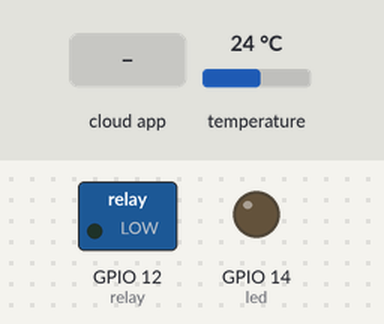
A program run on a simulated ESP8266 (NodeMCU). Shown: switched loads named in the program (green lamp = pin HIGH), output pins drawn as LEDs (lit = HIGH). Inputs (shaded band) come from the test bench; at power-on: temperature 24 °C. WiFi joins after 1.5 s; servers stay silent unless stated; the Firebase database answers and starts empty; what the program prints to the serial monitor is not drawn.

Above: at 2.9 s.
3.0 s: the phone or cloud app sets switch to 1
At 3.28 s:
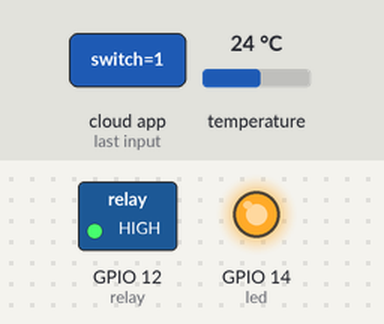
Timing chart, 0 to 6.0 s (numbered marks = the images above; inputs shaded):
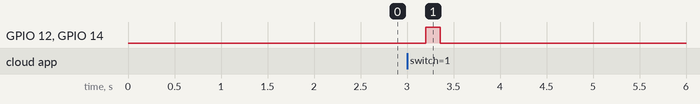

Measured:
- after the input at 3.0 s, GPIO 12 (relay), GPIO 14 (led): LOW → HIGH after 0.20 s, → LOW 0.15 s later

The program:

main.cpp
```cpp
#include <Arduino.h>
#if defined(ESP32)
#include <WiFi.h>
#elif defined(ESP8266)
#include <ESP8266WiFi.h>
#endif
#include <Firebase_ESP_Client.h>
#include <OneWire.h>
#include <DallasTemperature.h>

// Provide the token generation process info.
#include "addons/TokenHelper.h"
// Provide the RTDB payload printing info and other helper functions.
#include "addons/RTDBHelper.h"

// Insert your network credentials
#define WIFI_SSID "WIFI_SSID"
#define WIFI_PASSWORD "WIFI_PASSWORD"

// Insert Authorized Username and Corresponding Password
#define USER_EMAIL "USER_EMAIL"
#define USER_PASSWORD "USER_PASSWORD"

// Insert Firebase project API Key
#define API_KEY "API_KEY"

// Insert RTDB URLefine the RTDB URL */
#define DATABASE_URL "DATABASE_URL"

// Define Firebase objects
FirebaseData stream;
FirebaseAuth auth;
FirebaseConfig config;
// Define Firebase Data object
FirebaseData fbdo;
unsigned long myTimer1, myTimer2;

// Variables to save database paths
String listenerPath = "heating/switch";

// Declare outputs
const int relay = 12;
const int led = 14;

#define ONE_WIRE_BUS 0
OneWire oneWire(ONE_WIRE_BUS);
DallasTemperature sensors(&oneWire);

float temperature = 0;
float requiredTemperature = 0;
bool GLOBAL_ON = false;
bool IS_PAUSED = false;
bool FIRST_WIFI_CONNECTION = false;

void setTemperature()
{
  float tmp = 85.0;
  do
  {
    sensors.requestTemperatures();
    tmp = sensors.getTempCByIndex(0);
    Serial.print(": ");
    Serial.println(temperature);
  } while (tmp == 85.0 || tmp == (-127.0));

  temperature = tmp;

  if (Firebase.RTDB.setFloat(&fbdo, "temperature", temperature))
  {
    Serial.println("PASSED");
    Serial.println("PATH: " + fbdo.dataPath());
    Serial.println("TYPE: " + fbdo.dataType());
  }
  else
  {
    Serial.println("FAILED");
    Serial.println("REASON: " + fbdo.errorReason());
  }
}

void setReadyStatus(bool status)
{

  if (Firebase.RTDB.setBool(&fbdo, "redyStatus", status))
  {
    Serial.println("PASSED");
    Serial.println("PATH: " + fbdo.dataPath());
    Serial.println("TYPE: " + fbdo.dataType());
  }
  else
  {
    Serial.println("FAILED");
    Serial.println("REASON: " + fbdo.errorReason());
  }
}

void readRequiredTemp()
{
  if (Firebase.RTDB.getInt(&fbdo, "heating/requiredTemperature"))
  {
    if (fbdo.dataType() == "int")
    {
      requiredTemperature = fbdo.intData();
      Serial.print("READ: ");
      Serial.println(requiredTemperature);
    }
  }
  else
  {
    Serial.println(fbdo.errorReason());
  }
}

void turnOnHeating(int state)
{

  if (state)
  {
    readRequiredTemp();
    GLOBAL_ON = true;
    digitalWrite(relay, 1);
    digitalWrite(led, 1);
  }
  else
  {
    GLOBAL_ON = false;
    IS_PAUSED = false;
    setReadyStatus(false);
    digitalWrite(relay, 0);
    digitalWrite(led, 0);
  }
}

// Callback function that runs on database changes
void streamCallback(FirebaseStream data)
{
  Serial.printf("stream path, %s\nevent path, %s\ndata type, %s\nevent type, %s\n\n",
                data.streamPath().c_str(),
                data.dataPath().c_str(),
                data.dataType().c_str(),
                data.eventType().c_str());
  printResult(data); // see addons/RTDBHelper.h
  Serial.println();

  // Get the path that triggered the function
  String streamPath = String(data.dataPath());

  // if the data returned is an integer, there was a change on the GPIO state on the following path /{gpio_number}
  if (data.dataTypeEnum() == fb_esp_rtdb_data_type_integer)
  {
    String mode = streamPath.substring(1);
    int state = data.intData();
    Serial.print("Mode: ");
    Serial.println(mode);
    Serial.print("STATE: ");
    Serial.println(state);
    turnOnHeating(state);
  }

  /* When it first runs, it is triggered on the root (/) path and returns a JSON with all keys
  and values of that path. So, we can get all values from the database and updated the GPIO states*/
  if (data.dataTypeEnum() == fb_esp_rtdb_data_type_json)
  {
    FirebaseJson json = data.to<FirebaseJson>();

    // To iterate all values in Json object
    size_t count = json.iteratorBegin();
    Serial.println("\n---------");
    for (size_t i = 0; i < count; i++)
    {
      FirebaseJson::IteratorValue value = json.valueAt(i);
      String mode = value.key;
      int state = value.value.toInt();
      Serial.print("STATE: ");
      Serial.println(state);
      Serial.print("MODE:");
      Serial.println(mode);
      turnOnHeating(state);
      Serial.printf("Name: %s, Value: %s, Type: %s\n", value.key.c_str(), value.value.c_str(), value.type == FirebaseJson::JSON_OBJECT ? "object" : "array");
    }
    Serial.println();
    json.iteratorEnd(); // required for free the used memory in iteration (node data collection)
  }

  // This is the size of stream payload received (current and max value)
  // Max payload size is the payload size under the stream path since the stream connected
  // and read once and will not update until stream reconnection takes place.
  // This max value will be zero as no payload received in case of ESP8266 which
  // BearSSL reserved Rx buffer size is less than the actual stream payload.
  Serial.printf("Received stream payload size: %d (Max. %d)\n\n", data.payloadLength(), data.maxPayloadLength());
}

void streamTimeoutCallback(bool timeout)
{
  if (timeout)
    Serial.println("stream timeout, resuming...\n");
  if (!stream.httpConnected())
    Serial.printf("error code: %d, reason: %s\n\n", stream.httpCode(), stream.errorReason().c_str());
}

void extraOff()
{
  digitalWrite(relay, 0);
  digitalWrite(led, 0);
  GLOBAL_ON = false;
  IS_PAUSED = false;
}

// Initialize WiFi
int WiFiCon()
{
  // Check if we have a WiFi connection, if we don't, connect.
  int xCnt = 0;

  if (WiFi.status() != WL_CONNECTED)
  {

    Serial.println();
    Serial.println();
    Serial.print("Connecting to ");
    Serial.println(WIFI_SSID);

    WiFi.mode(WIFI_STA);

    WiFi.begin(WIFI_SSID, WIFI_PASSWORD);

    while (WiFi.status() != WL_CONNECTED && xCnt < 50)
    {
      delay(500);
      Serial.print(".");
      xCnt++;
    }

    if (WiFi.status() != WL_CONNECTED)
    {
      Serial.println("WiFiCon=0");
      return 0; // never connected
    }
    else
    {
      Serial.println("WiFiCon=1");
      Serial.println("");
      Serial.println("WiFi connected");
      Serial.println("IP address: ");
      Serial.println(WiFi.localIP());
      FIRST_WIFI_CONNECTION = true;
      return 1; // 1 is initial connection
    }
  }
  else
  {
    Serial.println("WiFiCon=2");
    return 2; // 2 is already connected
  }
}

void setup()
{
  Serial.begin(115200);
  WiFiCon();
  sensors.begin();

  // Initialize Outputs
  pinMode(relay, OUTPUT);
  pinMode(led, OUTPUT);

  // Assign the api key (required)
  config.api_key = API_KEY;

  // Assign the user sign in credentials
  auth.user.email = USER_EMAIL;
  auth.user.password = USER_PASSWORD;

  // Assign the RTDB URL (required)
  config.database_url = DATABASE_URL;

  Firebase.reconnectWiFi(true);

  // Assign the callback function for the long running token generation task */
  config.token_status_callback = tokenStatusCallback; // see addons/TokenHelper.h

  // Assign the maximum retry of token generation
  config.max_token_generation_retry = 5;

  // Initialize the library with the Firebase authen and config
  Firebase.begin(&config, &auth);

  // Streaming (whenever data changes on a path)
  // Begin stream on a database path
  if (!Firebase.RTDB.beginStream(&stream, listenerPath.c_str()))
    Serial.printf("stream begin error, %s\n\n", stream.errorReason().c_str());

  // Assign a calback function to run when it detects changes on the database
  Firebase.RTDB.setStreamCallback(&stream, streamCallback, streamTimeoutCallback);

  delay(100);
}

void loop()
{
  if (millis() - myTimer2 >= 2000)
  {
    myTimer2 = millis();

    if (WiFiCon() > 0)
    {
      if (Firebase.ready())
      {

        if (FIRST_WIFI_CONNECTION)
        {
          if (!Firebase.RTDB.beginStream(&stream, listenerPath.c_str()))
            Serial.printf("stream begin error, %s\n\n", stream.errorReason().c_str());

          // Assign a calback function to run when it detects changes on the database
          Firebase.RTDB.setStreamCallback(&stream, streamCallback, streamTimeoutCallback);
        }

        setTemperature();
        if (GLOBAL_ON)
        {
          if (temperature >= requiredTemperature)
          {
            setReadyStatus(true);
            digitalWrite(relay, 0);
            digitalWrite(led, 0);
            IS_PAUSED = true;
          }
          if (IS_PAUSED && (requiredTemperature - temperature >= 1))
          {
            digitalWrite(relay, 1);
            digitalWrite(led, 1);
            IS_PAUSED = false;
          }
        }
        FIRST_WIFI_CONNECTION = false;
      }

      else
      {
        extraOff();
      }
    }
    else
    {
      extraOff();
    }
  }
}
```
